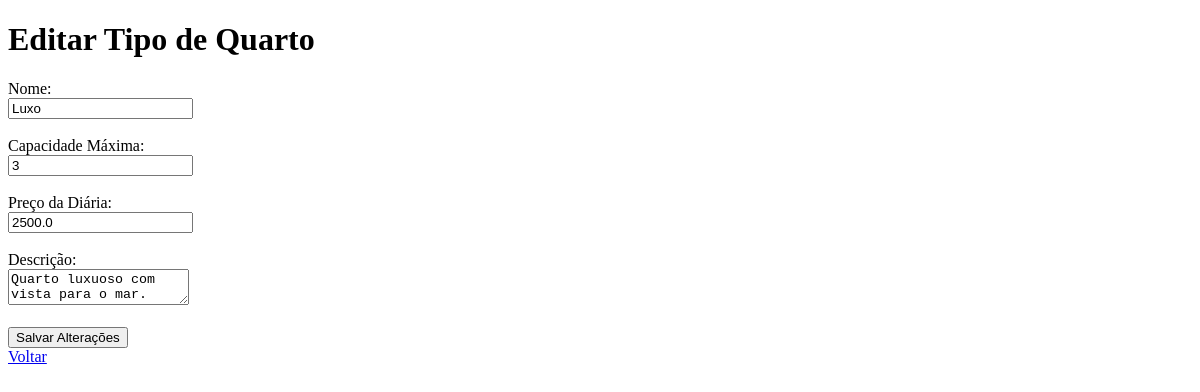
The app's page /tipos_quarto/editar/1, older data.
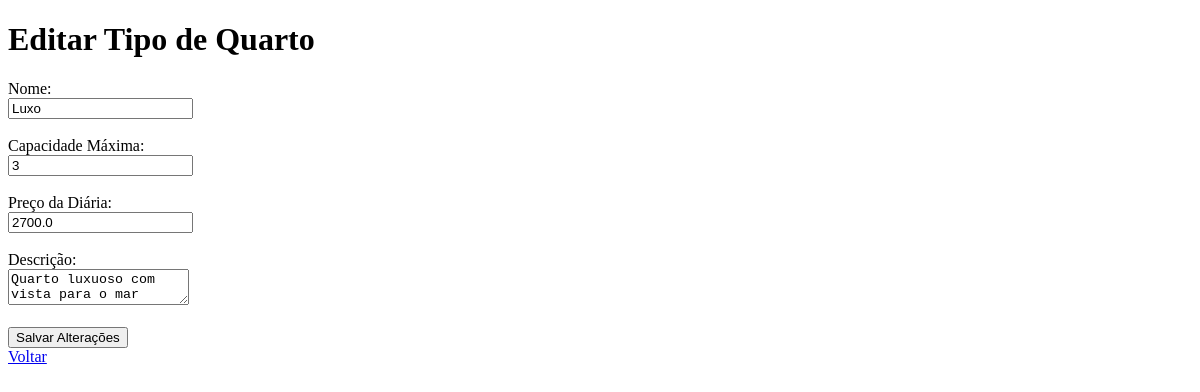
The same page, newer data.
### models/models.py (models this page shows)
class TipoQuarto(db.Model):
    __tablename__ = 'tipos_quarto'
    id_tipo = db.Column(db.Integer, primary_key=True, autoincrement=True)
    nome_tipo = db.Column(db.String(50), unique=True, nullable=False)
    capacidade_maxima = db.Column(db.Integer, nullable=False)
    preco_diaria_base = db.Column(db.Float, nullable=False)
    descricao = db.Column(db.Text)

### controllers/controller.py (the view, shortened to what this page needs)
@main.route('/tipos_quarto/editar/<int:id>', methods=['GET', 'POST'])
def editar_tipo_quarto(id):
    tipo = TipoQuarto.query.get_or_404(id)
    return render_template('tipos_quarto/editar.html', tipo=tipo)

### templates/tipos_quarto/editar.html
<!DOCTYPE html>
<html lang="pt-br">
<head><meta charset="UTF-8"><title>Editar Tipo</title></head>
<body>
    <h1>Editar Tipo de Quarto</h1>
    <form method="POST">
        <label>Nome:</label><br>
        <input type="text" name="nome" value="{{ tipo.nome_tipo }}" required><br><br>
        <label>Capacidade Máxima:</label><br>
        <input type="number" name="capacidade" value="{{ tipo.capacidade_maxima }}" required><br><br>
        <label>Preço da Diária:</label><br>
        <input type="number" step="0.01" name="preco" value="{{ tipo.preco_diaria_base }}" required><br><br>
        <label>Descrição:</label><br>
        <textarea name="descricao">{{ tipo.descricao }}</textarea><br><br>
        <button type="submit">Salvar Alterações</button>
    </form>
    <a href="{{ url_for('main.listar_tipos_quarto') }}">Voltar</a>
</body>
</html>

Row changes from the older to the newer data that the page shows:
changed TipoQuarto "Luxo": preco "2500.0" → "2700.0"; descricao "Quarto luxuoso com vista para o mar." → "Quarto luxuoso com vista para o mar"
